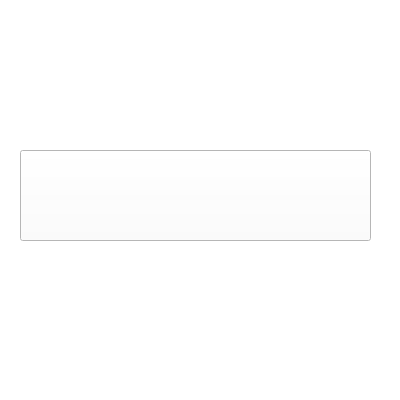
<?xml version="1.0" encoding="UTF-8"?>
<ui version="4.0">
 <class>MainWindow</class>
 <widget class="QMainWindow" name="MainWindow">
  <property name="geometry">
   <rect>
    <x>0</x>
    <y>0</y>
    <width>400</width>
    <height>400</height>
   </rect>
  </property>
  <property name="windowTitle">
   <string>MainWindow</string>
  </property>
  <property name="styleSheet">
   <string notr="true">background: #ffffff;</string>
  </property>
  <widget class="QWidget" name="centralwidget">
   <widget class="QPushButton" name="gone_session_button">
    <property name="geometry">
     <rect>
      <x>20</x>
      <y>150</y>
      <width>351</width>
      <height>91</height>
     </rect>
    </property>
    <property name="styleSheet">
     <string notr="true">background: rdba(0,0,0,0);</string>
    </property>
    <property name="text">
     <string/>
    </property>
   </widget>
   <widget class="QLabel" name="done_session">
    <property name="enabled">
     <bool>true</bool>
    </property>
    <property name="geometry">
     <rect>
      <x>30</x>
      <y>160</y>
      <width>332</width>
      <height>72</height>
     </rect>
    </property>
    <property name="minimumSize">
     <size>
      <width>101</width>
      <height>72</height>
     </size>
    </property>
    <property name="text">
     <string/>
    </property>
    <property name="pixmap">
     <pixmap>C:/Users/Acer/.designer/backup/fire.png</pixmap>
    </property>
   </widget>
   <zorder>done_session</zorder>
   <zorder>gone_session_button</zorder>
  </widget>
  <widget class="QMenuBar" name="menubar">
   <property name="geometry">
    <rect>
     <x>0</x>
     <y>0</y>
     <width>400</width>
     <height>21</height>
    </rect>
   </property>
  </widget>
  <widget class="QStatusBar" name="statusbar"/>
 </widget>
 <resources/>
 <connections/>
</ui>
